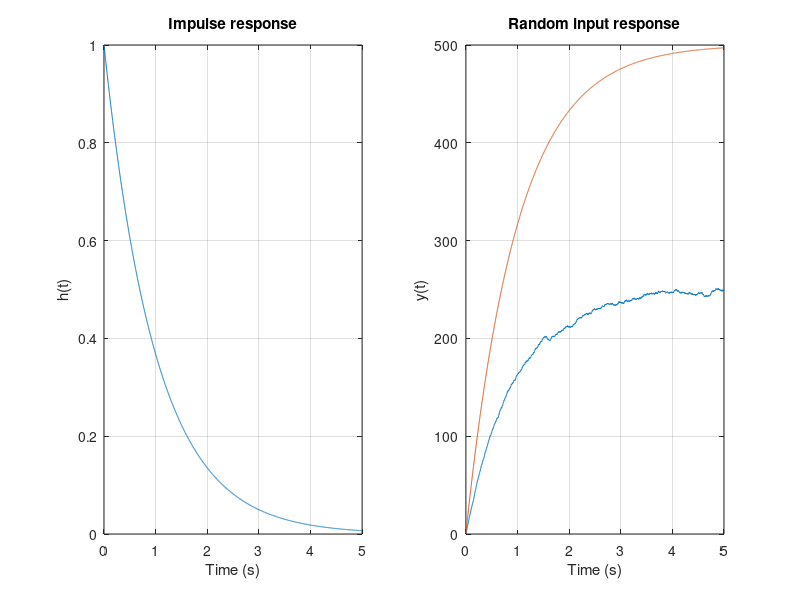

MATLAB code for this plot:
close all; clear variables; clc;
Fs = 500; % Sample frequency
Tt = 5; % Total time
N = Tt*Fs; % Number of samples
t = (0:N-1)/Fs; % Time vector 
tau = 1; % Time constant
h = exp(-t./tau); % Impulse response
x = rand(1,N); % Uniformly distributed random array
xr = ones(1,N);
y = conv(x,h); % Output (convolution)
yr = conv(xr,h); % Get output (convolution)
subplot(1,2,1);
plot(t,h); % Plot impulse response
title('Impulse response');
xlabel('Time (s)');
ylabel('h(t)');
grid();
subplot(1,2,2);
plot(t,y(1:N),t,yr(1:N)); % Plot the random input
title('Random input response');
xlabel('Time (s)');
ylabel('y(t)');
grid();
saveas(gcf,sprintf('%s.png',mfilename))
